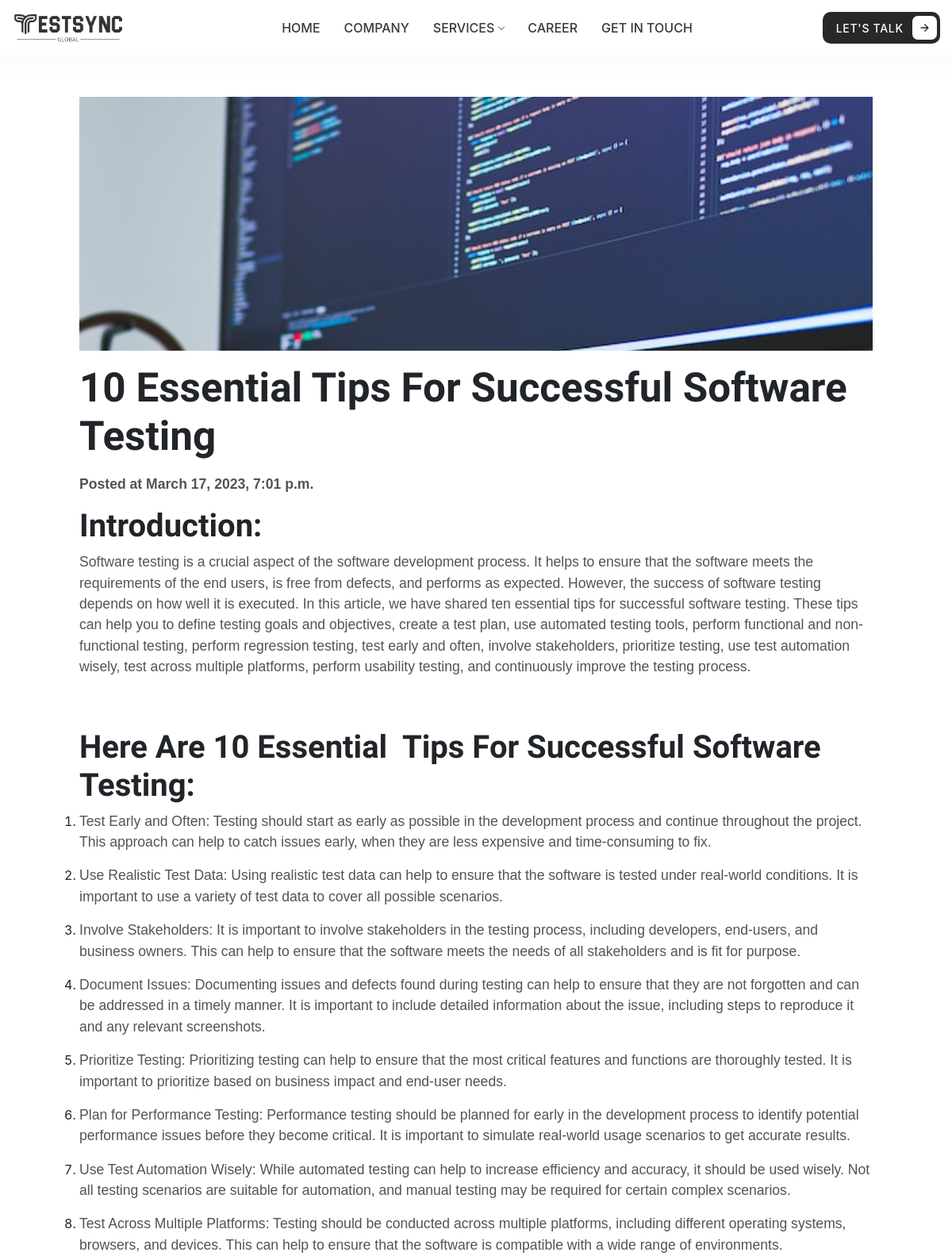
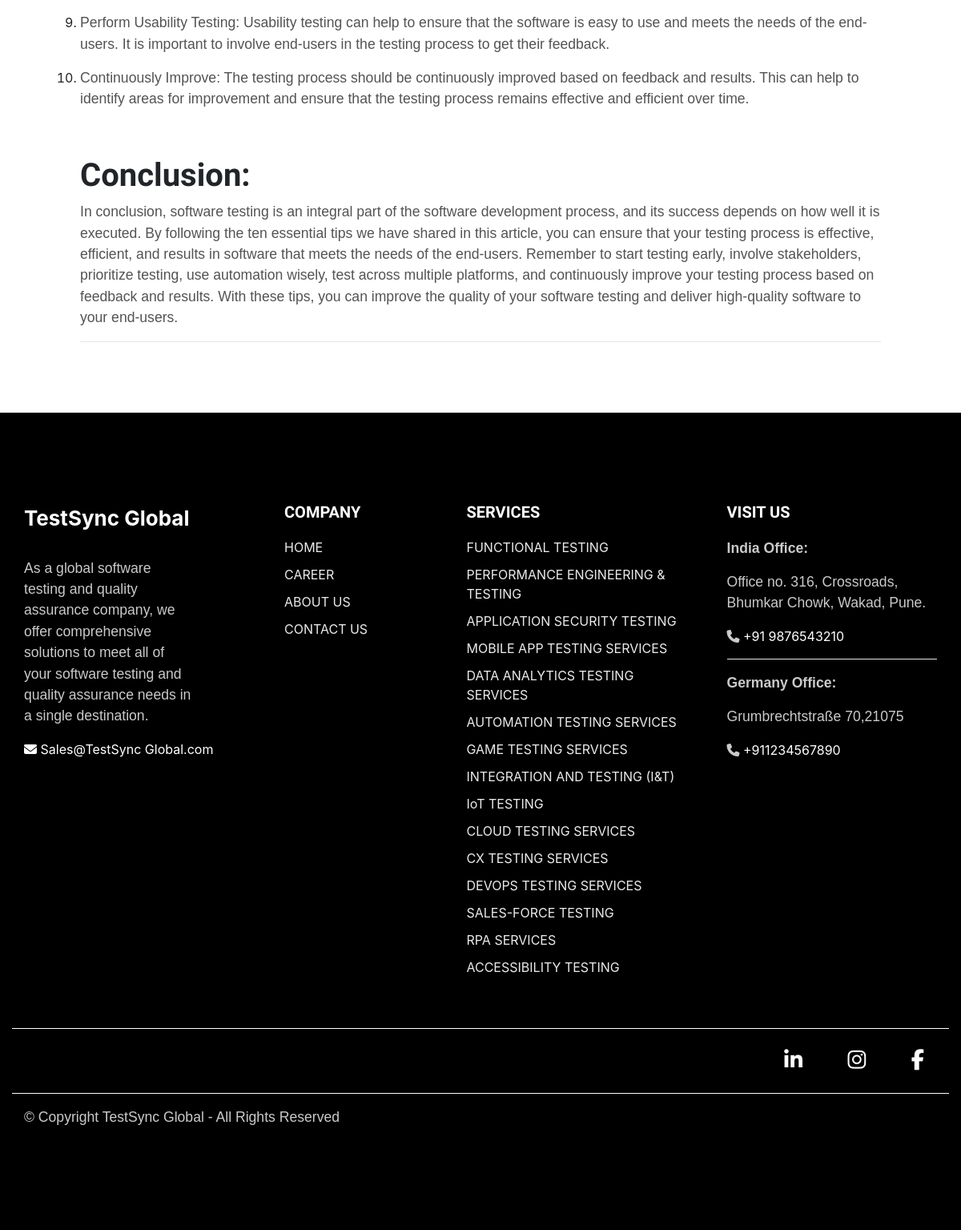
Page /blog/10-essential-tips-for-successful-software-testing/ on the committed database (2 pictures, top to bottom).
### Main/models.py (models this page shows, shortened)
class Post(models.Model):
    title = models.CharField(max_length=255)
    slug = models.SlugField(unique=True, null=True, blank=True)
    photo = models.ImageField()
    body = RichTextField()
    date_added = models.DateTimeField(auto_now_add=True)

### Main/views.py (the view)
# urls.py: path('blog/<slug:slug>/', views.post_detail, name='post_detail'),
def post_detail(request, slug):
    post = Post.objects.get(slug=slug)
    return render(request, 'post_detail.html', {'post': post})

### templates/post_detail.html (shortened to what this page needs)
{% load static %}
<!DOCTYPE html>
<html lang="en">
<head>
   <link rel="stylesheet" href="{% static 'css/about.css' %}">
   <link rel="stylesheet" href="{% static 'css/responsive.css' %}" />
   <link rel="stylesheet" href="{% static 'css/nav-footer.css' %}">
   <link rel="stylesheet" href="{% static 'css/style.css' %}">
   <link rel="stylesheet" href="{% static 'css/service.css' %}">
   <link rel="stylesheet" href="{% static 'css/bootstrap.css' %}">
   <link rel="stylesheet" href="{% static 'css/bootstrap.min.css' %}">
   <link href="https://www.cssscript.com/demo/sticky.css" rel="stylesheet" type="text/css">
   <link rel="stylesheet" href="https://cdnjs.cloudflare.com/ajax/libs/font-awesome/5.15.1/css/all.min.css"
 />
</head>
<body>
{% include "nav.html" %}
<div class="container my-5 p-4">
  <div class="post">
  <div class="post-img mb-3">
  <img src="/media/{{ post.photo }}" alt="">
  </div>
    <h1 class="title mb-3">{{ post.title }}</h1>
    <p class="post-date">
    Posted at {{ post.date_added }}
    </p>
    <p>{{ post.body|safe}}</p>
    <hr>
  </div>
</div>
{% include "footer.html" %}
</body>
</html>

### static/css/responsive.css (style rules this page uses)
@media (min-width: 565px) { h1 { font-size: 3.2rem !important; } }

### static/css/style.css (style rules this page uses)
:root { --heading-color: rgb(35, 35, 35); --text-color: rgb(35, 35, 35); }
p { color: #535353 !important; }
html { scroll-behavior: smooth; }
* { margin: 0; padding: 0; box-sizing: border-box; }
h2 { font-size: 40px !important; }
h1, h2, h3 { font-family: 'Oxygen', sans-serif !important; font-weight: 700 !important; text-transform: capitalize !important; }
p { font-family: Arial, Helvetica, sans-serif !important; font-size: 1.1rem !important; }
.post-img img { width: 100%; height: 40vh; object-fit: cover; margin-top: 5%; }
.post-date { font-weight: bold; }
.post { max-width: 1000px; margin: auto; }

### rows in the picture
Post: photo (picture), title "10 Essential Tips For Successful Software Testing", date_added "March 17, 2023, 7:01 p.m.", body "Introduction: Software testing is a crucial aspect of the software development process. It helps to ensure that the software meets the requirements of the end users, is free from defects, and performs as expected. However, the success of software testing depends on how well it is executed. In this article, we have shared ten essential tips for successful software testing. These tips can help you to define testing goals and objectives, create a test plan, use automated testing tools, perform functional and non-functional testing, perform regression testing, test early and often, involve stakeholders, prioritize testing, use test automation wisely, test across multiple platforms, perform…"
